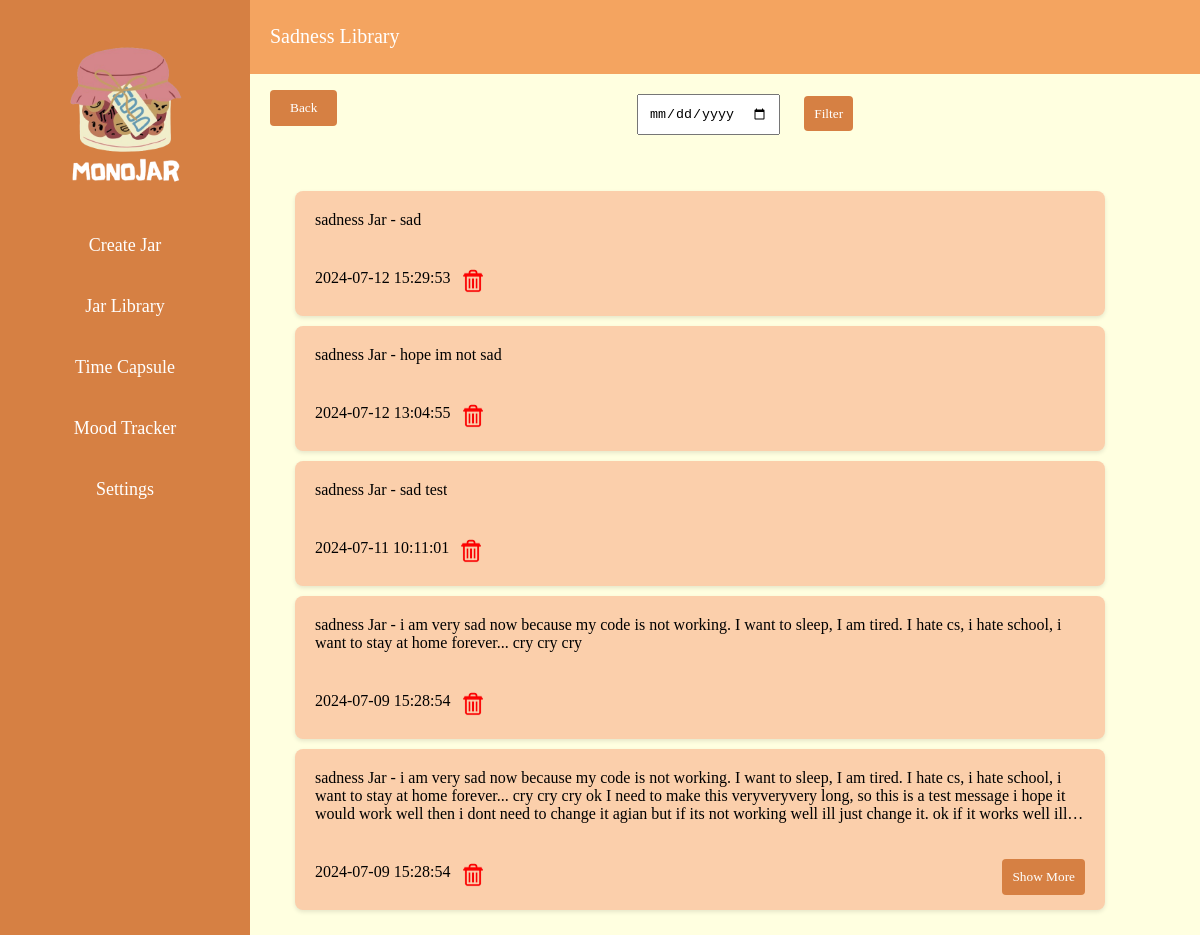
Screenshot of /sadnessLibrary/wangjiaa with the database file from the repository.
### tables this page shows
CREATE TABLE jars (
                id INTEGER PRIMARY KEY AUTOINCREMENT,
                username TEXT NOT NULL,
                type TEXT NOT NULL,
                content TEXT NOT NULL, created_at TIMESTAMP,
                FOREIGN KEY (username) REFERENCES users(username) ON DELETE CASCADE
            );

### Backend/app.py (the view)
@app.route('/sadnessLibrary/<username>')
def sadness_library(username):
    jars = query_jars(username, 'sadness')
    return render_template('sadnessLibrary.html', jars=jars, username=username)

### Backend/app.py (called while the page is built)
def query_jars(username, jar_type):
    conn = get_db()
    cursor = conn.cursor()
    cursor.execute('''
        SELECT id, type, content, created_at
        FROM jars
        WHERE username = ? AND type = ?
        ORDER BY created_at DESC
    ''', (username, jar_type))
    rows = cursor.fetchall()
    conn.close()
    jars = [{'id': row[0], 'type': row[1], 'content': row[2], 'created_at': row[3]} for row in rows]
    return jars

### Frontend/templates/sadnessLibrary.html
{% extends 'base.html' %}
{% block content %}
<div class="main-content">
    <div class="header">
        <div class="title">Sadness Library</div>
    </div>
    <div class="content">
        <a href="/createJar/{{ username }}">
            <button class="back-button">Back</button>
        </a>
        <form id="filter-form" method="GET" action="/filterSadnessJars/{{ username }}">
            <input type="date" name="filter-date" id="filter-date">
            <button type="submit">Filter</button>
        </form>
        <ul id="jar-list">
            {% for jar in jars %}
            <li class="content jar collapsed" id="jar-{{ jar.id }}">
                <p>{{ jar.type }} Jar - {{ jar.content }}</p>
                <div class="jar-controls">
                    <span class="created-at">{{ jar.created_at }}</span>
                    <button class="delete-button" data-jar-id="{{ jar.id }}">
                        <img src="/static/image/deleteIcon.png" alt="Delete">
                    </button>
                    <button class="expand-button" data-jar-id="{{ jar.id }}">Show More</button>
                </div>
            </li>
            {% endfor %}
        </ul>
    </div>
</div>
{% endblock %}

### Frontend/static/css/sidebarStyle.css (style rules this page uses)
body { font-family: 'Georgia', serif; margin: 0; padding: 0; background-color: #FFFFE0; }

### Frontend/static/css/createJarStyle.css (style rules this page uses)
.main-content { flex: 1; display: flex; flex-direction: column; overflow: hidden; }
.header { height: 80px; background-color: #F4A460; color: #fff; display: flex; align-items: center; justify-content: space-between; padding: 0 20px; }
.header .title { font-size: 20px; }
.content { display: flex; flex-wrap: wrap; gap: 40px; justify-content: center; align-items: center; width: 100%; height: 100%; overflow-y: auto; }
.back-button { font-family: 'Georgia', serif; position: absolute; top: 90px; left: 270px; padding: 10px 20px; background-color: #d68043; color: #fff; border: none; border-radius: 4px; cursor: pointer; }

### Frontend/static/css/libraryStyle.css (style rules this page uses)
.jar { background-color: #fbcfab; border-radius: 8px; box-shadow: 0 2px 4px rgba(0, 0, 0, 0.1); padding: 20px; max-width: 90%; width: 900px; height: fit-content; box-sizing: border-box; text-decoration: none; color: inherit; display: flex; flex-direction: column; align-items: flex-start; justify-content: space-between; transition: transform 0.2s; margin-bottom: 10px; overflow: hidden; position: relative; }
.jar p { margin: 0; text-align: left; white-space: pre-wrap; overflow: hidden; transition: max-height 0.3s ease; }
.jar-controls { display: flex; justify-content: center; }
button.expand-button { font-family: 'Georgia', serif; padding: 10px; color: #fff; background-color: #d68043; border: none; border-radius: 4px; cursor: pointer; margin-top: 10px; position: absolute; bottom: 15px; right: 20px; }
button.delete-button { padding: 0; background-color: transparent; border: none; cursor: pointer; }
button.delete-button img { width: 24px; height: 24px; }
.created-at { margin-right: 10px; }
.jar.collapsed p { max-height: 200px; display: -webkit-box; -webkit-line-clamp: 3; -webkit-box-orient: vertical; overflow: hidden; text-overflow: ellipsis; }
.jar.collapsed { max-height: 200px; }
#filter-form { margin-top: 20px; }
#filter-date { margin-right: 20px; padding: 10px; }
#filter-form button { font-family: 'Georgia', serif; padding: 5px 10px; background-color: #d68043; color: #fff; border: none; border-radius: 4px; cursor: pointer; height: 35px; }

### rows the page displays
jars: type "sadness", content "sad", created_at "2024-07-12 15:29:53"
jars: type "sadness", content "hope im not sad", created_at "2024-07-12 13:04:55"
jars: type "sadness", content "sad test", created_at "2024-07-11 10:11:01"
jars: type "sadness", content "i am very sad now because my code is not working. I want to sleep, I am tired. I hate cs, i hate school, i want to stay at home forever... cry cry cry", created_at "2024-07-09 15:28:54"
jars: type "sadness", content "i am very sad now because my code is not working. I want to sleep, I am tired. I hate cs, i hate school, i want to stay at home forever... cry cry cry ok I need to make this veryveryvery long, so this is a test message i hope it would work well then i dont need to change it agian but if its not working well ill just change it. ok if it works well…", created_at "2024-07-09 15:28:54"
